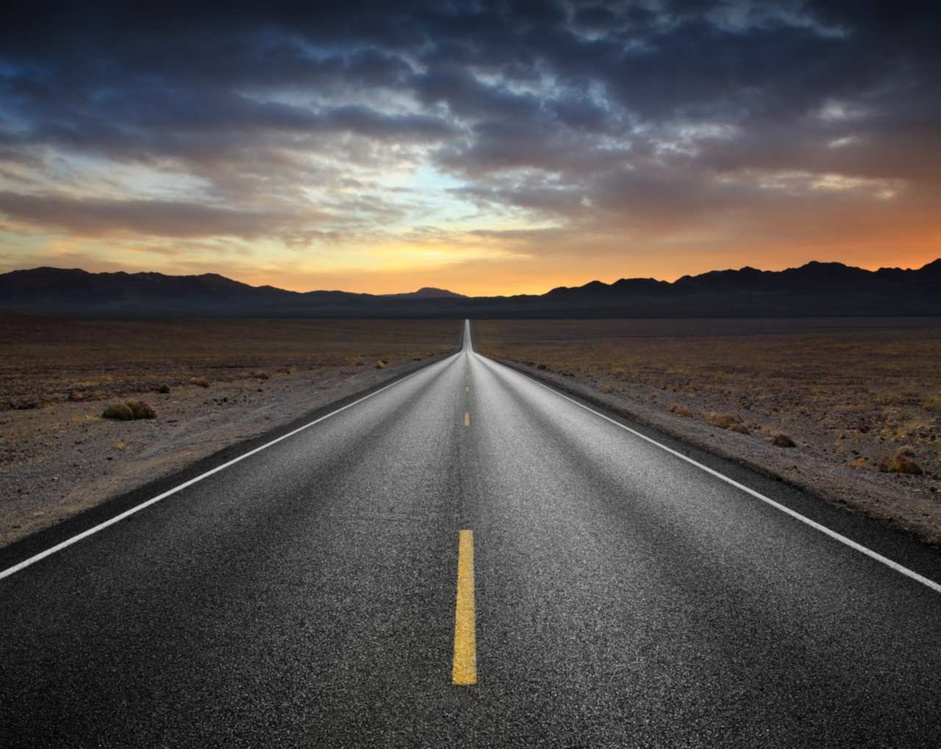
#> input picture test1.jpg, 941 x 749 px, shrunk from 1280 x 1019 before the run
$ python -i LineDetectionS.py   (imports and definitions only)   (Python 2 division)
#> lines starting #> are read from the running program, lines starting #| are printed output that depends on the picture; after the words box and inside, x2 and y2 are one past the last pixel; in counts of white or black regions, pixels touching at a corner belong together
__author__ = 'nulldev'
# Author: nulldev (Git: null-dev)

import numpy
import cv2
from cv2.cv import CV_BGR2GRAY, CV_PI

class NoLinesFoundException(Exception):
    pass

#!!!!!!!!!!!!!!!!!!!!!!!!!!!!!!!!!!!!!!!!!!!!!!!!!!!!!!!!!!!!!!!!!!!
#!WARNING THIS MAY CLOSE, THE CALIBRATION CODE IS NOT SPLIT OFF YET!
#!!!!!!!!!!!!!!!!!!!!!!!!!!!!!!!!!!!!!!!!!!!!!!!!!!!!!!!!!!!!!!!!!!!

#A line detection implementation that auto-adjusts thresholds and sensitivities!

def detectLinesWithSensitivity(src, threshold = 5, cannyThreshold1 = 100, cannyThreshold2 = 200, houghLinesThreshold = 200, sensitivity = 100):
    edges = cv2.Canny(cv2.cvtColor(src, CV_BGR2GRAY), threshold1 = cannyThreshold1, threshold2 = cannyThreshold2, apertureSize = 3)
    lines = cv2.HoughLines(edges, 1, (CV_PI / 180), houghLinesThreshold)
    if lines != None:
        raise NoLinesFoundException
    return lines

#Main line detection code:
#Arguments:
#src: The source image, can be in color if needed
#threshold: This is the master threshold, it controls the optimal number of lines detected
#cannyThreshold1: This is the starting Canny Threshold1, it is auto adjusted (You shouldn't touch this)
#cannyThreshold2: This is the starting Canny Threshold2, it is auto adjusted (You shouldn't touch this)
#houghLinesThreshold: This is the HoughLines Threshold, it is constant, change it if you want...
#startingSensitivity: This is the starting sensitivity, you shouldn't touch it... (It's also backwards)
# [41 lines left out: function detectLines, not called in this run]

>>> import cv2
>>> picture = cv2.imread('test1.jpg')
#> picture is the input picture: shape (749, 941, 3); mean B, G, R 79, 80.3, 84.6
>>> result = detectLinesWithSensitivity(picture)
#> in detectLinesWithSensitivity, `edges = cv2.Canny(cv2.cvtColor(src, CV_BGR2GRAY), threshold1 = cannyTh..`:
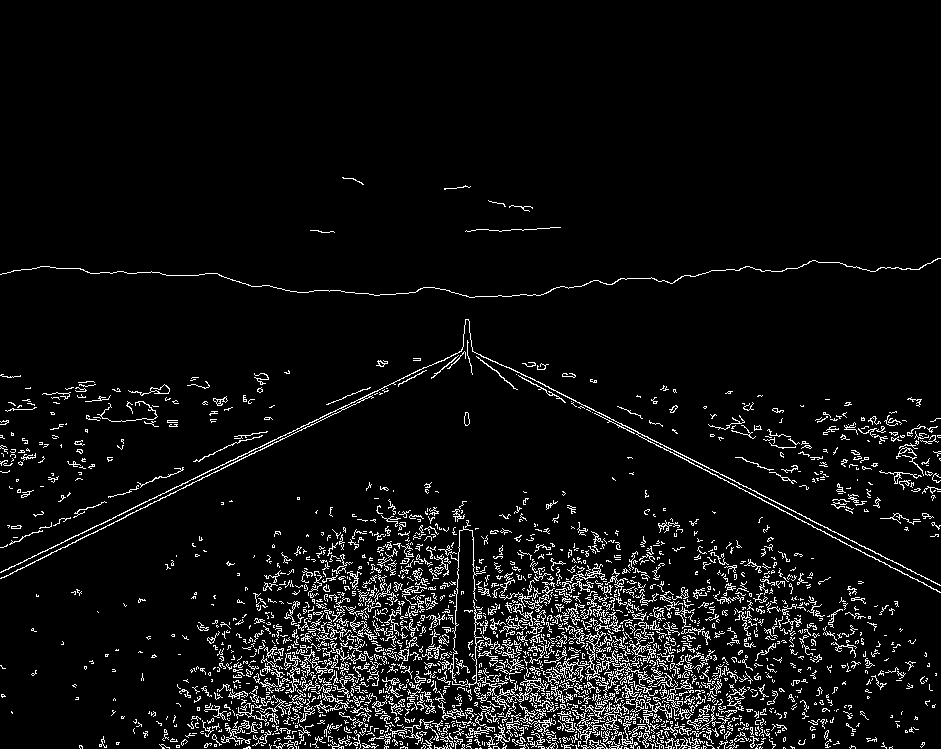
#> edges: shape (749, 941); 5.9% white in thin lines or dots, all inside (x1, y1, x2, y2) = (0, 177, 941, 749)
#> in detectLinesWithSensitivity, `lines = cv2.HoughLines(edges, 1, (CV_PI / 180), houghLinesThreshold)`: lines = 95 rows, first 8: [95, 2.04], [515, 1.12], [518, 1.12], [83, 2.06], [749, 1.41], [671, 1.55], [767, 1.31], [716, 1.54]
#> (the run stopped early here; a loop or call above may not have finished)
